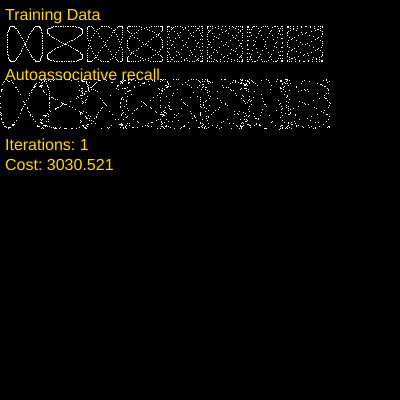
Frame 1 (no input)
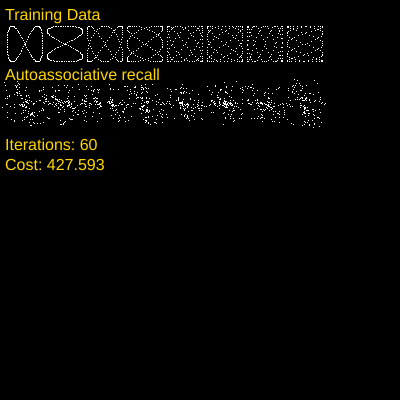
Frame 60 (no input)
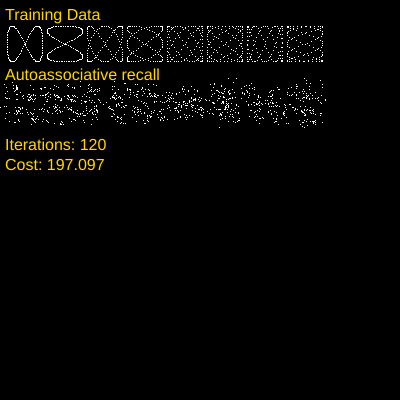
Frame 120 (the mouse pressed at the canvas centre since frame 60)

The p5.js sketch that drew these frames (run headless with seeded random() and noise() and a simulated clock; from frame 60 on, the mouse is pressed at the canvas centre):

// p5.js sketch
// ── sketch.js
// Fixed filter bank neural network. AKA Fast Transform NN
class FFBNet {
  // vecLen must be 2,4,8,16,32.....
  constructor(vecLen, depth, rate, hash) {
    this.vecLen = vecLen;
    this.depth = depth;
    this.rate = rate;
    this.hash = hash;
    this.work = new Float32Array(vecLen);
    this.values = new Float32Array(vecLen * depth);
    this.params = new Float32Array(2 * vecLen * depth);
    for (let i = 0; i < this.params.length; i++) {
      this.params[i] = 0.5;
    }
  }

  recall(result, input) {
    adjustVec(result, input, 1); // const. vector length.
    signFlipVec(result, this.hash); // frequency scramble
    let valuesIdx = 0; // value index
    for (let i = 0; i < this.depth; i++) {
      whtScVec(result, 2.0); // WHT scale *2 for switching losses.
      for (let j = 0; j < this.vecLen; j++) {
        this.values[valuesIdx] = result[j]; // keep for backprop
        const signBit = result[j] < 0 ? 0 : 1; //switching
        result[j] *= this.params[2 * valuesIdx + signBit];
        valuesIdx++;
      }
    }
    whtScVec(result, 1.0); //pseudo readout layer
  }

  train(target, input) {
    this.recall(this.work, input);
    subtractVec(this.work, target, this.work);
    scaleVec(this.work, this.work, this.rate);
    let valuesIdx = this.vecLen * this.depth - 1;
    for (let i = 0; i < this.depth; i++) {
      whtScVec(this.work, 1.0);
      for (let j = this.vecLen - 1; j >= 0; j--) {
        let v = 1.0;
        let b = 1;
        if (this.values[valuesIdx] < 0.0) {
          v = -1.0;
          b = 0;
        }
        this.params[2 * valuesIdx + b] += v * this.work[j];
        this.work[j] *= this.params[2 * valuesIdx + b] < 0.0 ? -1.0 : 1.0;
        valuesIdx--;
      }
    }
  }
}

// Fast Walsh Hadamard Transform provide your own scaling
function whtScVec(vec, sc) {
  let n = vec.length;
  let hs = 1;
  while (hs < n) {
    let i = 0;
    while (i < n) {
      const j = i + hs;
      while (i < j) {
        var a = vec[i];
        var b = vec[i + hs];
        vec[i] = a + b;
        vec[i + hs] = a - b;
        i += 1;
      }
      i += hs;
    }
    hs += hs;
  }
  scaleVec(vec, vec, sc / sqrt(n));
}

// pseudorandom sign flip of vector elements based on hash 
function signFlipVec(vec, hash) {
  for (let i = 0, n = vec.length; i < n; i++) {
    hash += 0x3C6EF35F;
    hash *= 0x19660D;
    hash &= 0xffffffff;
    if (((hash * 0x9E3779B9) & 0x80000000) === 0) {
      vec[i] = -vec[i];
    }
  }
}

function subtractVec(rVec, xVec, yVec) {
  for (let i = 0, n = rVec.length; i < n; i++) {
    rVec[i] = xVec[i] - yVec[i];
  }
}

function scaleVec(rVec, xVec, sc) {
  for (let i = 0, n = rVec.length; i < n; i++) {
    rVec[i] = xVec[i] * sc;
  }
}

function sumSqVec(vec) {
  let sum = 0.0;
  for (let i = 0, n = vec.length; i < n; i++) {
    sum += vec[i] * vec[i];
  }
  return sum;
}

// Adjust variance/sphere radius
function adjustVec(rVec, xVec, scale) {
  let MIN_SQ = 1e-20;
  let adj = scale / sqrt((sumSqVec(xVec) / xVec.length) + MIN_SQ);
  scaleVec(rVec, xVec, adj);
}

// Sum of squared difference cost
function costL2(vec, tar) {
  var cost = 0;
  for (var i = 0; i < vec.length; i++) {
    var e = vec[i] - tar[i];
    cost += e * e;
  }
  return cost;
}


// Test with Lissajous curves
let c1;
let ex = [];
let work = new Float32Array(256);
let net = new FFBNet(256, 5, 0.001, 123456);


function setup() {
  createCanvas(400, 400);
  c1 = color('gold');
  for (let i = 0; i < 8; i++) {
    ex[i] = new Float32Array(256);
  }
  for (let i = 0; i < 127; i++) { // Training data
    let t = i * 2 * PI / 127;
    ex[0][2 * i] = sin(t);
    ex[0][2 * i + 1] = sin(2 * t);
    ex[1][2 * i] = sin(2 * t);
    ex[1][2 * i + 1] = sin(t);
    ex[2][2 * i] = sin(2 * t);
    ex[2][2 * i + 1] = sin(3 * t);
    ex[3][2 * i] = sin(3 * t);
    ex[3][2 * i + 1] = sin(2 * t);
    ex[4][2 * i] = sin(3 * t);
    ex[4][2 * i + 1] = sin(4 * t);
    ex[5][2 * i] = sin(4 * t);
    ex[5][2 * i + 1] = sin(3 * t);
    ex[6][2 * i] = sin(2 * t);
    ex[6][2 * i + 1] = sin(5 * t);
    ex[7][2 * i] = sin(5 * t);
    ex[7][2 * i + 1] = sin(2 * t);
  }
  textSize(16);
}

function draw() {
  background(0);
  loadPixels();
  let ct = 0;
  for (let i = 0; i < 8; i++) {
    net.train(ex[i], ex[i]);
  }

  fill(c1);
  for (let i = 0; i < 8; i++) {
    for (let j = 0; j < 255; j += 2) {
      set(25 + i * 40 + 18 * ex[i][j], 44 + 18 * ex[i][j + 1]);
    }
  }
  let cost = 0.0;
  for (let i = 0; i < 8; i++) {
    net.recall(work, ex[i]);
    cost += costL2(work, ex[i]);
    for (let j = 0; j < 255; j += 2) {
      set(25 + i * 40 + 18 * work[j], 104 + 18 * work[j + 1]);
    }
  }
  updatePixels();
  text("Training Data", 5, 20);
  text("Autoassociative recall", 5, 80);
  text('Iterations: ' + frameCount, 5, 150);
  text('Cost: ' + cost.toFixed(3), 5, 170);
}
